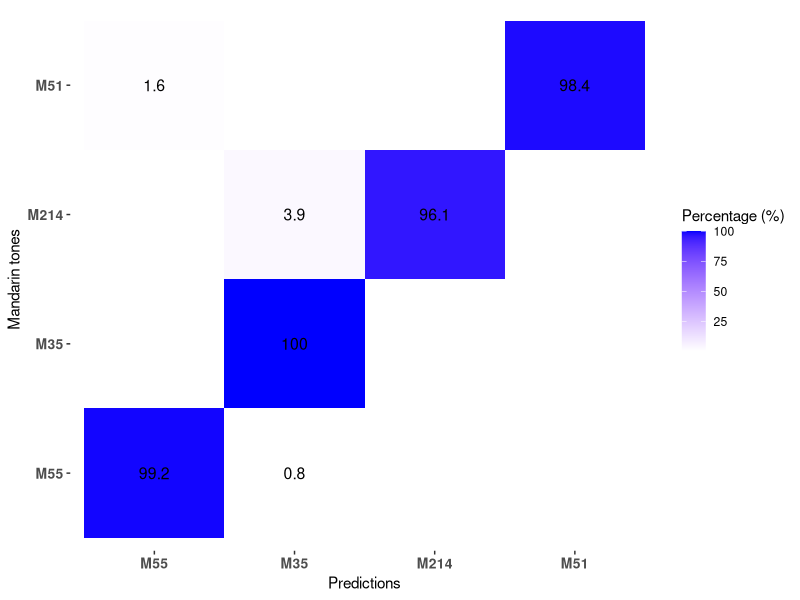
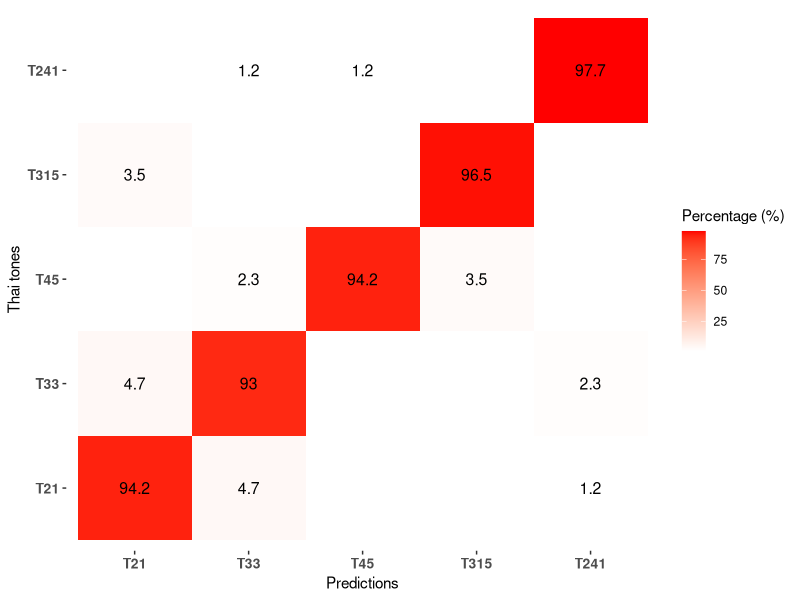
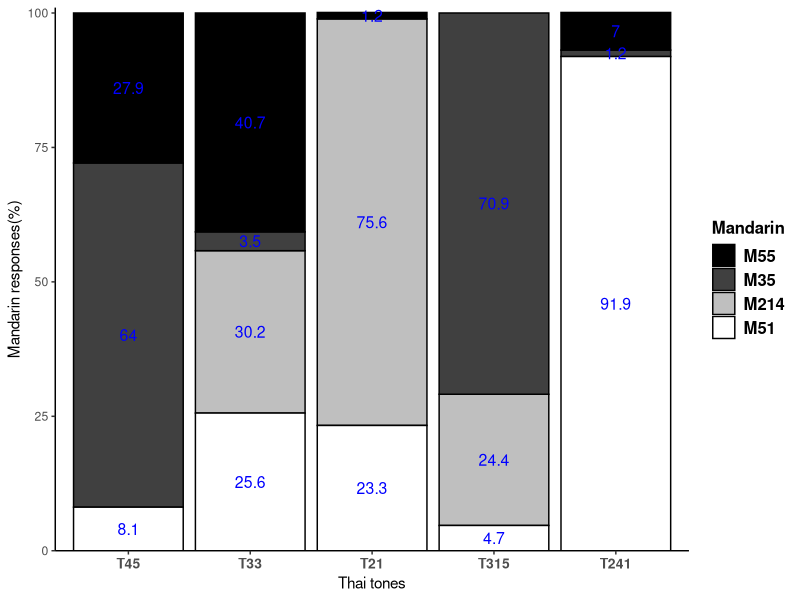
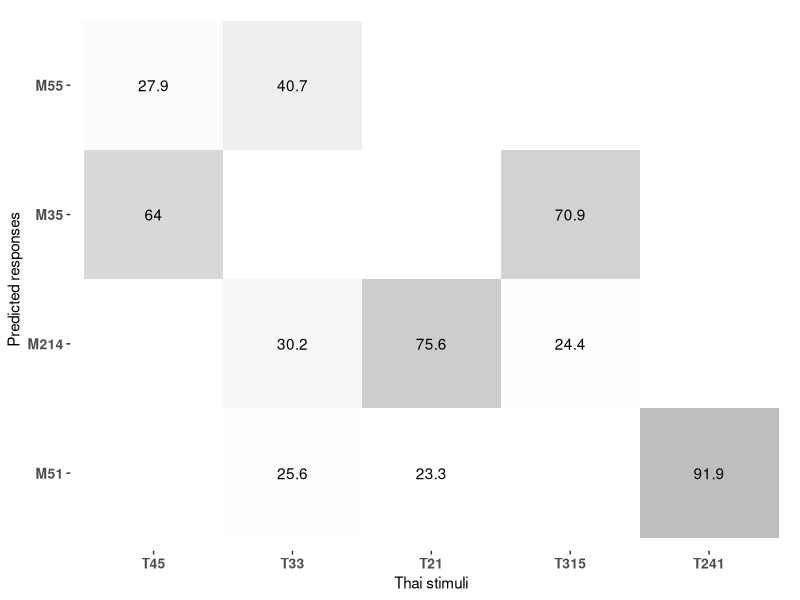
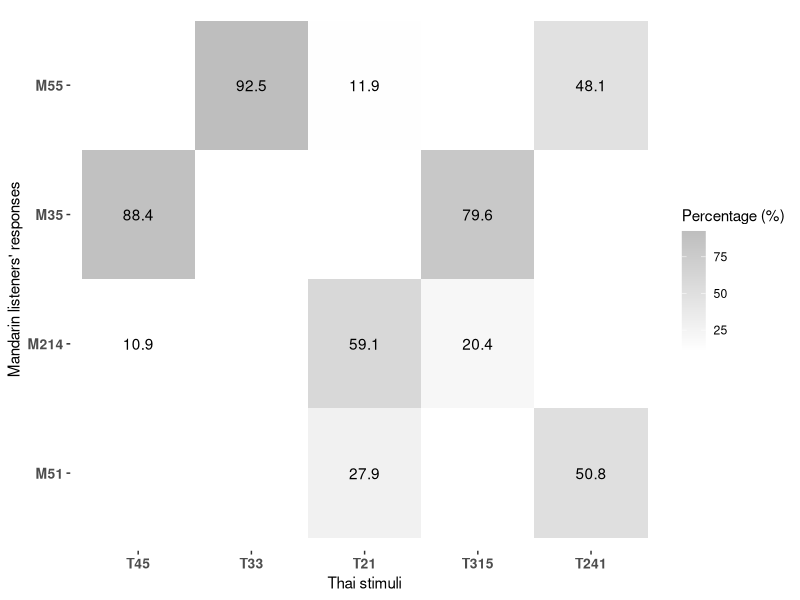
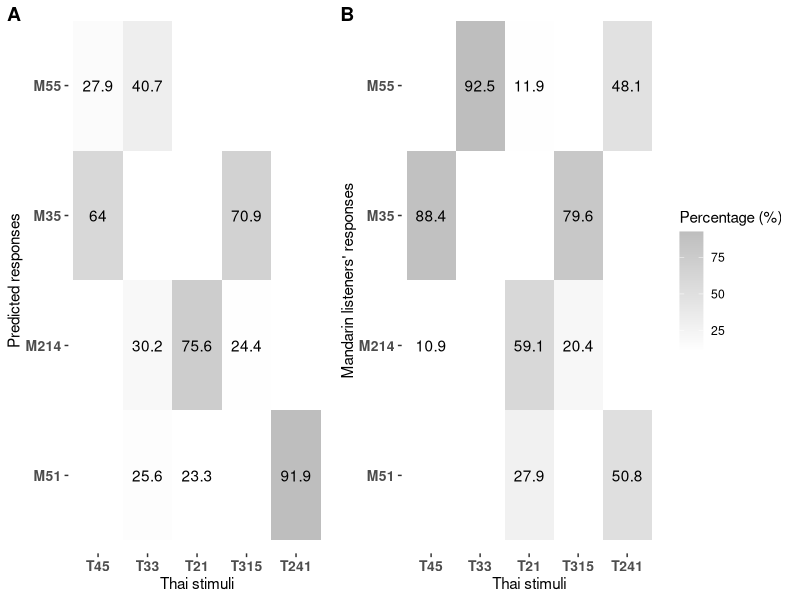
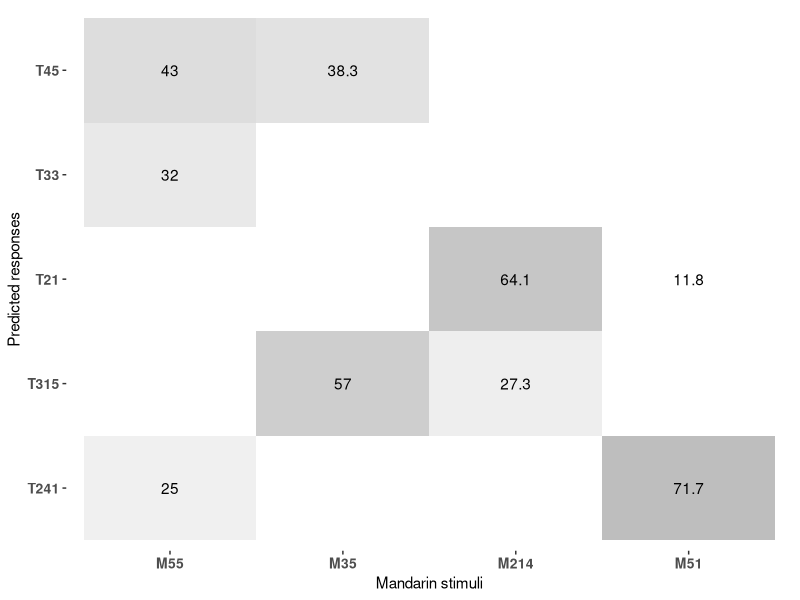
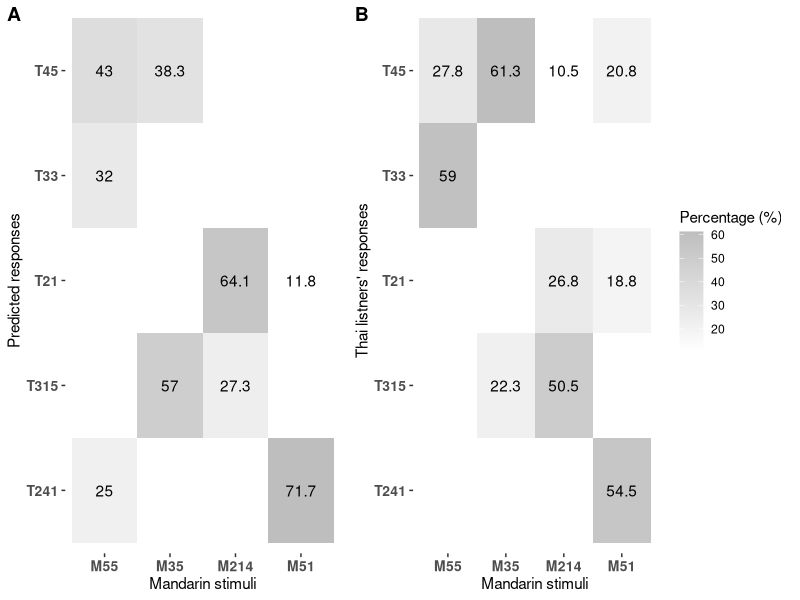

Write the R code that produced these figures, in order.
## ---- chunk 1
library(tidyverse)
# install.packages('e1071')
library(e1071)
setwd("~/Nutstore Files/310_Tutorial/Language data science")

library(cowplot)
## ---- chunk 2

# import data
md_discrete = read.csv("data/ch13/md_discrete.csv")

# Selecting features
dataset_md = md_discrete[ , c(3, 4:9)]

# scale the data
dataset_md[,-1] = scale(dataset_md[-1])

dataset_md$tone = as.factor(dataset_md$tone)
# Fitting classifier
# model based on discrete features
svm_md = svm(formula = tone ~ .,
               data = dataset_md,
               type = 'C-classification',#regression or classification
               kernel = 'radial',
               cost = "2",
               cross = 10)

# total accuracy
# summary(svm_md)
svm_md$tot.accuracy

# # model based on contour features
# svm_contour = svm(formula = tone ~ .,
#                   data = dataset_thai_8point,
#                   type = 'C-classification',#regression or classification
#                   kernel = 'radial',
#                   cost = "2",
#                   cross = 10)
# svm_contour$tot.accuracy
## ---- chunk 3
# producing confusion matrix
prediction_md <- predict(svm_md, dataset_md)

md_confusion = data.frame(pred = prediction_md, tone = md_discrete$tone)

md_confusion_table = md_confusion%>%
  group_by(tone,pred)%>%
  summarize(n = n())%>%
  group_by(tone)%>%
  mutate(sum = sum(n),
         percent = round((n/sum)*100,2))%>%
  select(tone,pred,percent)%>%
  spread(tone, percent)
md_confusion_table

# write.csv(md_confusion_table, 
#           file ="data/processed/md_confusion_table.csv", 
#           row.names = FALSE)

md_plot = md_confusion%>%
  group_by(pred, tone)%>%
  summarise(n = n())%>%
  group_by(tone)%>%
  mutate(percent = n/sum(n),
         sum = sum(n))%>%
  ggplot(aes(pred, tone))+
  geom_tile(aes(fill = percent*100 ))+
  geom_text(aes(label = round(percent*100, 1)), size = 4) +
  scale_x_discrete(name = "Predictions",
                   limits=c("M55","M35","M214","M51"),
                   labels=c("M55","M35","M214","M51"))+
  scale_y_discrete(name = "Mandarin tones",
                   limits=c("M55","M35","M214","M51"),
                   labels=c("M55","M35","M214","M51"))+
  scale_fill_gradient(name="Percentage (%)",
                      low = "white", high = "blue") +
  theme(axis.text.x = element_text(face="bold", 
                                   size=10),
        axis.text.y = element_text(face="bold", 
                                   size=10),
        panel.background = element_blank())

 md_plot
# Print this our for publication
# png("figure4.png", units="in", width=5, height=4, res=600)
# md_plot
# dev.off()

## ---- chunk 4
# import data
thai_discrete = read.csv("data/ch13/thai_discrete.csv")

# Selecting features
dataset_thai = thai_discrete[ , c(2, 6:11)]

# scale the data
dataset_thai[,-1] = scale(dataset_thai[-1])

# Fitting classifier
# model based on discrete features
svm_thai = svm(formula = tone ~ .,
               data = dataset_thai,
               type = 'C-classification',#regression or classification
               kernel = 'radial',
               cost = "2",
               cross = 10)
# total accuracy
# summary(svm_thai)
svm_thai$tot.accuracy

## ---- chunk 5
# confusion matrix
prediction <- predict(svm_thai, dataset_thai)

thai_confusion = data.frame(pred = prediction, tone = thai_discrete$tone)

thai_confusion_table = thai_confusion%>%
  group_by(tone,pred)%>%
  summarize(n = n())%>%
  group_by(tone)%>%
  mutate(sum = sum(n),
         percent = round((n/sum)*100,2))%>%
  select(tone,pred,percent)%>%
  spread(tone, percent)
thai_confusion$tone = as.factor(thai_confusion$tone)

# write.csv(thai_confusion_table, 
#           file = "data/processed/thai_confusion_table ", 
#           row.names = FALSE)

thai_plot = thai_confusion%>%
  group_by(pred, tone)%>%
  summarise(n = n())%>%
  group_by(tone)%>%
  mutate(percent = n/sum(n),
         sum = sum(n))%>%
  ggplot(aes(pred, tone))+
  geom_tile(aes(fill = percent*100 ))+
  geom_text(aes(label = round(percent*100, 1)), size = 4)+
  scale_x_discrete(name = "Predictions",
                   limits=c("21","33","45","315","241"),
                   labels=c("T21", "T33", "T45","T315","T241"))+
  scale_y_discrete(name = "Thai tones",
                   limits=c("21","33","45","315","241"),
                   labels=c("T21", "T33", "T45","T315","T241"))+
  scale_fill_gradient(name="Percentage (%)",
                      low = "white", high = "red") +
  theme(axis.text.x = element_text(face="bold", 
                                   size=10),
        axis.text.y = element_text(face="bold", 
                                   size=10),
        panel.background = element_blank())

thai_plot
# Print this our for publication
# png("thai_tones.png", units="in", width=5, height=4, res=600)
# thai_plot
# dev.off()


## ---- chunk 6
# mandarin listeners percieve Thai tones
prediction_md_thai <- predict(svm_md, dataset_thai)
 
table( prediction_md_thai, thai_discrete$tone)

# SVM assimilation table
md.svm.assim = data.frame(pred =  prediction_md_thai, 
            tone = thai_discrete$tone)%>%
   group_by(pred, tone)%>%
   summarise(n = n())%>%
   group_by(tone)%>%
   mutate(percent = round((n/sum(n)),3)*100,
          sum = sum(n))
 
md.svm.assim$pred = factor(md.svm.assim$pred, c("M55","M35","M214","M51"))
 
md.svm.assim$tone = factor(md.svm.assim$tone,c("45","33","21","315","241"))
 

# Stacked barplot 
  
md.svm.assim.stacked = ggplot(md.svm.assim, 
                 aes(fill=pred, y=percent, x=tone, label = percent)) + 
   geom_bar( stat="identity")+
   scale_fill_manual(
     values=c("M55" = "black", "M35"="gray25",
              "M214"="gray75", "M51"="white"), 
     name="Mandarin",
     breaks=c("M55", "M35", "M214","M51"),
     labels=c("M55", "M35", "M214","M51"))+
   geom_bar(colour="black", stat="identity")+
   xlab("Thai tones")+
   ylab("Mandarin responses(%)") +
   scale_y_continuous(expand = c(0, 0), limits = c(0, 101))+
   theme_classic()+
   theme(legend.title = element_text(size=12, face="bold"))+
   theme(legend.text = element_text(size = 12, face = "bold"))+
   theme(axis.text.x = element_text(face="bold", size=10))+
    scale_x_discrete(breaks = c("45", "33", "21","315","241"),
                   labels=c("T45", "T33", "T21","T315","T241"))+
  geom_text(size = 4, position = position_stack(vjust = 0.5),color="blue")

md.svm.assim.stacked 
 
# png("figure/md.svm.assim.stacked .png", 
#      units="in", width=5, height=4, res=600)
# md.svm.assim.stacked 
# dev.off()
 
# heat map 
md.svm.assim.heat = md.svm.assim%>%
   filter(percent>10)%>%
   ggplot(aes(tone, pred))+
   geom_tile(aes(fill = percent ))+
   geom_text(aes(label = percent)) +
   scale_x_discrete(name = "Thai stimuli",
                    limits=c("45","33","21","315","241"),
                    labels=c("T45","T33","T21","T315","T241"))+
   scale_y_discrete(name = "Predicted responses",
                    limits=c("M51","M214","M35","M55"),
                    labels=c("M51","M214","M35","M55"))+
   scale_fill_gradient(name="Percentage (%)",
                       low = "white", high = "gray") +
   theme(axis.text.x = element_text(face="bold", 
                                    size=10),
         axis.text.y = element_text(face="bold", 
                                    size=10),
         panel.background = element_blank())+
  theme(legend.position="none")

md.svm.assim.heat

## ---- chunk 7
final.cm = read.csv(file = "data/ch13/final.cm.csv")

final.cm$stimuli = as.factor(final.cm$stimuli)

md.human.assim.heat = final.cm%>%
  group_by(stimuli, response)%>%
  filter(subject !="106")%>%
  summarise(cat.mean = round ((sum(percentage)/12)*100, 1))%>%
  filter(cat.mean >10)%>%
  ggplot(aes(stimuli, response))+
  geom_tile(aes(fill = cat.mean ))+
  geom_text(aes(label = cat.mean)) +
  scale_x_discrete(name = "Thai stimuli",
                   limits=c("45","33","21","315","241"),
                   labels=c("T45","T33","T21","T315","T241"))+
  scale_y_discrete(name = "Mandarin listeners' responses",
                   limits=c("M51","M214","M35","M55"),
                   labels=c("M51","M214","M35","M55"))+
  scale_fill_gradient(name="Percentage (%)",
                      low = "white", high = "gray") +
  theme(axis.text.x = element_text(face="bold", 
                                   size=10),
        axis.text.y = element_text(face="bold", 
                                   size=10),
        panel.background = element_blank())
md.human.assim.heat



md_compare = plot_grid(md.svm.assim.heat, md.human.assim.heat,  
          nrow=1, labels=c('A', 'B'),
          rel_widths = c(1, 1.4)
          ) #Or labels="AUTO"

md_compare

 # png("md_compare.png", units="in", width=8, height=3, res=600)
 # md_compare
 # dev.off()

## ---- chunk 8
# thai listeners percieve mandarin tones
prediction_thai_md <- predict(svm_thai, dataset_md)

table(prediction_thai_md, md_discrete$tone)

# set the order of thai tones
thai.svm.assim = data.frame(pred = prediction_thai_md, 
               tone = md_discrete$tone)%>%
  group_by(pred, tone)%>%
  summarise(n = n())%>%
  group_by(tone)%>%
  mutate(percent = round((n/sum(n)),3)*100,
         sum = sum(n))
thai.svm.assim$tone = factor(thai.svm.assim$tone, 
                             c("M55","M35","M214","M51"))

thai.svm.assim$pred = factor(thai.svm.assim$pred,
                             c("45","33","21","315","241"))

thai.svm.assim.stacked = ggplot(thai.svm.assim,
                 aes(fill=pred, y=percent, x=tone, label = percent)) + 
  geom_bar( stat="identity")+
  scale_fill_manual(
    values=c("45" = "black", "33"="gray25", "21"="gray50",
             "315"="gray75", "241"="white"), 
    name="Thai",
    breaks=c("45", "33", "21","315","241"),
    labels=c("T45", "T33", "T21","T315","T241"))+
  geom_bar(colour="black", stat="identity")+
  xlab("Mandarin tones")+
  ylab("Thai responses(%)") +
  scale_y_continuous(expand = c(0, 0), limits = c(0, 100))+
  theme_classic()+
  theme(legend.title = element_text(size=12, face="bold"))+
  theme(legend.text = element_text(size = 12, face = "bold"))+
  theme(axis.text.x = element_text(face="bold", size=10))+
  scale_x_discrete(breaks = c("M55", "M35", "M214","M51"),
                   labels=c("M55", "M35", "M214","M51"))+
  geom_text(size = 4, position = position_stack(vjust = 0.5),color="blue")


# Print this our for publication

# png("figure3.png", units="in", width=5, height=4, res=600)
# figure3
# dev.off()


# svm predictions
 thai.svm.assim.heat = thai.svm.assim%>%
    filter(percent>10)%>%
    ggplot(aes(tone, pred))+
    geom_tile(aes(fill = percent ))+
    geom_text(aes(label = percent))+
    scale_fill_gradient(name="Percentage (%)",
                        low = "white", high = "gray")+
    theme(axis.text.x = element_text(face="bold", 
                                     size=10),
          axis.text.y = element_text(face="bold", 
                                     size=10),
          panel.background = element_blank())+
    scale_x_discrete(name = "Mandarin stimuli",
                     breaks = c("M55", "M35", "M214","M51"),
                     labels=c("M55", "M35", "M214","M51"))+
    scale_y_discrete(name = "Predicted responses",
                     limits=c("241","315","21","33","45"),
                     labels=c("T241", "T315", "T21","T33","T45"))+
    theme(legend.position="none")
thai.svm.assim.heat  

# human listener predictions
thai_assm <- read_csv("data/ch13/thai_assm.csv")
thai_assm$pred = as.character(thai_assm$pred)  

thai_assm$tone = factor(thai_assm$tone, c("M55","M35","M214","M51"))

thai_assm$pred = factor(thai_assm$pred,c("45","33","21","315","241")) 
  
thai.human.assim.heat = thai_assm%>%
    filter(percent>10)%>%
    ggplot(aes(tone, pred))+
    geom_tile(aes(fill = percent ))+
    geom_text(aes(label = percent))+
    scale_fill_gradient(name="Percentage (%)",
                        low = "white", high = "gray")+
    theme(axis.text.x = element_text(face="bold", 
                                     size=10),
          axis.text.y = element_text(face="bold", 
                                     size=10),
          panel.background = element_blank())+
    scale_x_discrete(name = "Mandarin stimuli",
                   breaks = c("M55", "M35", "M214","M51"),
                   labels=c("M55", "M35", "M214","M51"))+
    scale_y_discrete(name = "Thai listners' responses",
                     limits=c("241","315","21","33","45"),
                     labels=c("T241", "T315", "T21","T33","T45"))
    

thai_compare = plot_grid(thai.svm.assim.heat , thai.human.assim.heat,  
                         nrow=1, labels=c('A', 'B'),
                         rel_widths = c(1, 1.3))

thai_compare
  
 png("thai_compare.png", units="in", width=8, height=3, res=600)
 thai_compare
 dev.off()
